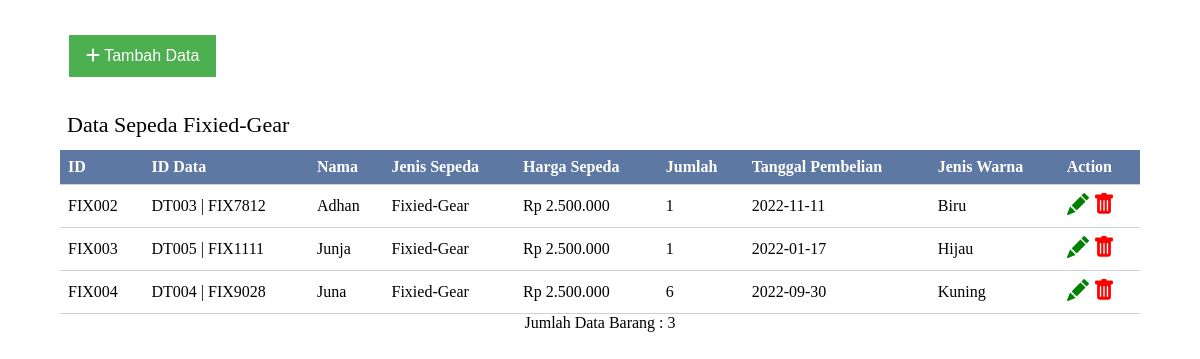
Screenshot of /fixie/index.php with the database file from the repository.
### tables this page shows
CREATE TABLE `tb_fixie` (
  `id_fixie` char(10) NOT NULL,
  `id_data` char(10) DEFAULT NULL,
  `nama` varchar(25) NOT NULL,
  `jenis_sepeda` varchar(25) NOT NULL,
  `harga` varchar(25) NOT NULL,
  `jumlah` int(11) NOT NULL,
  `tanggal` date NOT NULL,
  `jenis_warna` varchar(25) NOT NULL
);

CREATE TABLE `tb_data` (
  `id_data` char(10) NOT NULL,
  `ns_polygon` char(10) NOT NULL,
  `ns_cervelo` char(10) NOT NULL,
  `ns_fixie` char(10) NOT NULL,
  `tanggal_buat` date NOT NULL,
  `tanggal_launch` date NOT NULL
);

### fixie/lihat.php (the view, shortened to what this page needs)
<!DOCTYPE html>
<html lang="en">
<head>
</head>
<body>
    <a href="tambah.php"><button class="tambah" ><i class="fa-solid fa-plus"></i> Tambah Data</button></a>
    <p class="info">Data Sepeda Fixied-Gear</p>
    <table>
        <tr>
            <th>ID</th>
            <th>ID Data</th>
            <th>Nama</th>
            <th>Jenis Sepeda</th>
            <th>Harga Sepeda</th>
            <th>Jumlah</th>
            <th>Tanggal Pembelian</th>
            <th>Jenis Warna</th>
            <th>Action</th>
        </tr>
        <?php
        include "..\koneksi.php";
        $tampil = "SELECT * FROM tb_fixie a JOIN tb_data b ON a.id_data = b.id_data ";
        $query = $dbh->query($tampil);
        foreach ($query as $data ){
        ?>
        <tr>
            <td><?php echo $data ['id_fixie']?></td>
            <td><?php echo $data ['id_data']. ' | ' .$data['ns_fixie']?></td>
            <td><?php echo $data ['nama']?></td>
            <td><?php echo $data ['jenis_sepeda']?></td>
            <td><?php echo $data ['harga']?></td>
            <td><?php echo $data ['jumlah']?></td>
            <td><?php echo $data ['tanggal']?></td>
            <td><?php echo $data ['jenis_warna']?></td>
            <td colspan='2'>
                <a class="ubah"  href="ubah.php?id_fixie=<?php echo $data ['id_fixie']?>" onclick="return confirm('Ingin Mengubah Data?');" role="button">
                </a>
                <a class="hapus" href="hapus.php?id_fixie=<?php echo $data ['id_fixie']?>" onclick="return confirm('Ingin Mengapus Data?');" role="button">
                </a>
            </td>
        </tr>
        <?php
		}
		?>
    </table>
        <?php
            $nRows = $dbh->query('select count(*) from tb_fixie')->fetchColumn();
		    echo "<p class=jumlahdata>Jumlah Data Barang : $nRows </p>";
        ?>
</body>
</html>

### fixie/lihat.php (style rules this page uses)
* { margin: 0; padding: 0; }
button { background-color: #4CAF50; border: 4px; color: white; padding: 12px 17px; text-align: center; text-decoration: none; display: inline-block; font-size: 16px; margin: 35px 69px; cursor: pointer; }
.info { color:black; font-size:22px; padding-left:67px; margin-bottom:12px; }
table { border-collapse: collapse; width: 90%; margin: auto; }
th, td { text-align: left; padding: 8px; border-bottom:1px solid #cad1db; }
th { cursor:pointer; background-color: #5d78a3; color: white; }
.ubah { height:24px; width:24px; text-decoration: none; color:green; }
.hapus { text-decoration: none; color:red; }
.jumlahdata { text-align:center; }

### rows the page displays
tb_fixie: id_fixie "FIX002", id_data.id_data "DT003", id_data.ns_fixie "FIX7812", nama "Adhan", jenis_sepeda "Fixied-Gear", harga "Rp 2.500.000", jumlah "1", tanggal "2022-11-11", jenis_warna "Biru"
tb_fixie: id_fixie "FIX003", id_data.id_data "DT005", id_data.ns_fixie "FIX1111", nama "Junja", jenis_sepeda "Fixied-Gear", harga "Rp 2.500.000", jumlah "1", tanggal "2022-01-17", jenis_warna "Hijau"
tb_fixie: id_fixie "FIX004", id_data.id_data "DT004", id_data.ns_fixie "FIX9028", nama "Juna", jenis_sepeda "Fixied-Gear", harga "Rp 2.500.000", jumlah "6", tanggal "2022-09-30", jenis_warna "Kuning"

### other values shown
$nRows "3"
